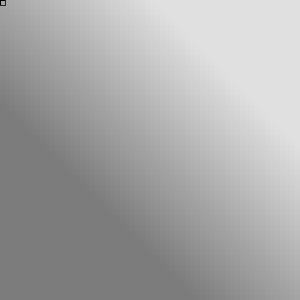
Frame 1 (no input)
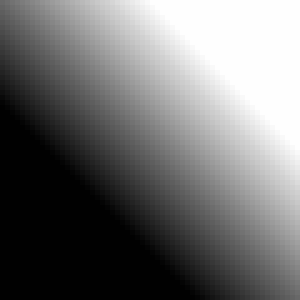
Frame 60 (the mouse pressed at the canvas centre just before this capture)
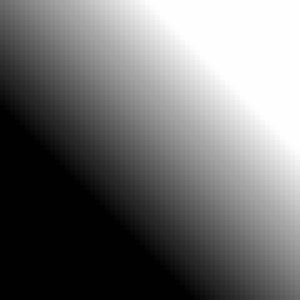
Frame 120 (the mouse held since frame 60 and released just before this capture)

The Processing sketch that drew these frames (run headless with seeded random() and noise(); from frame 60 on, the mouse is pressed at the canvas centre):

// Processing sketch: processing_3587
// ── processing_3587.pde

int px = 5;
int c, r;
float e, f, g, s, t;
void setup(){
  size(300, 300);
  frameRate(30);
  c = width/px;
  r = height/px;
}
void draw(){
  t = hour()+minute()+second();
  for(int i=0; i<c;i++){
  for(int j=0;j<r;j++){
     int x=i*px;
     int y=j*px;
     e = x-y+t;
     f = x-y+t;
     g = x-y+t;
     fill(e, f, g,100);
     rect(x,y,px,px);
     noStroke();
  }
 }
}
